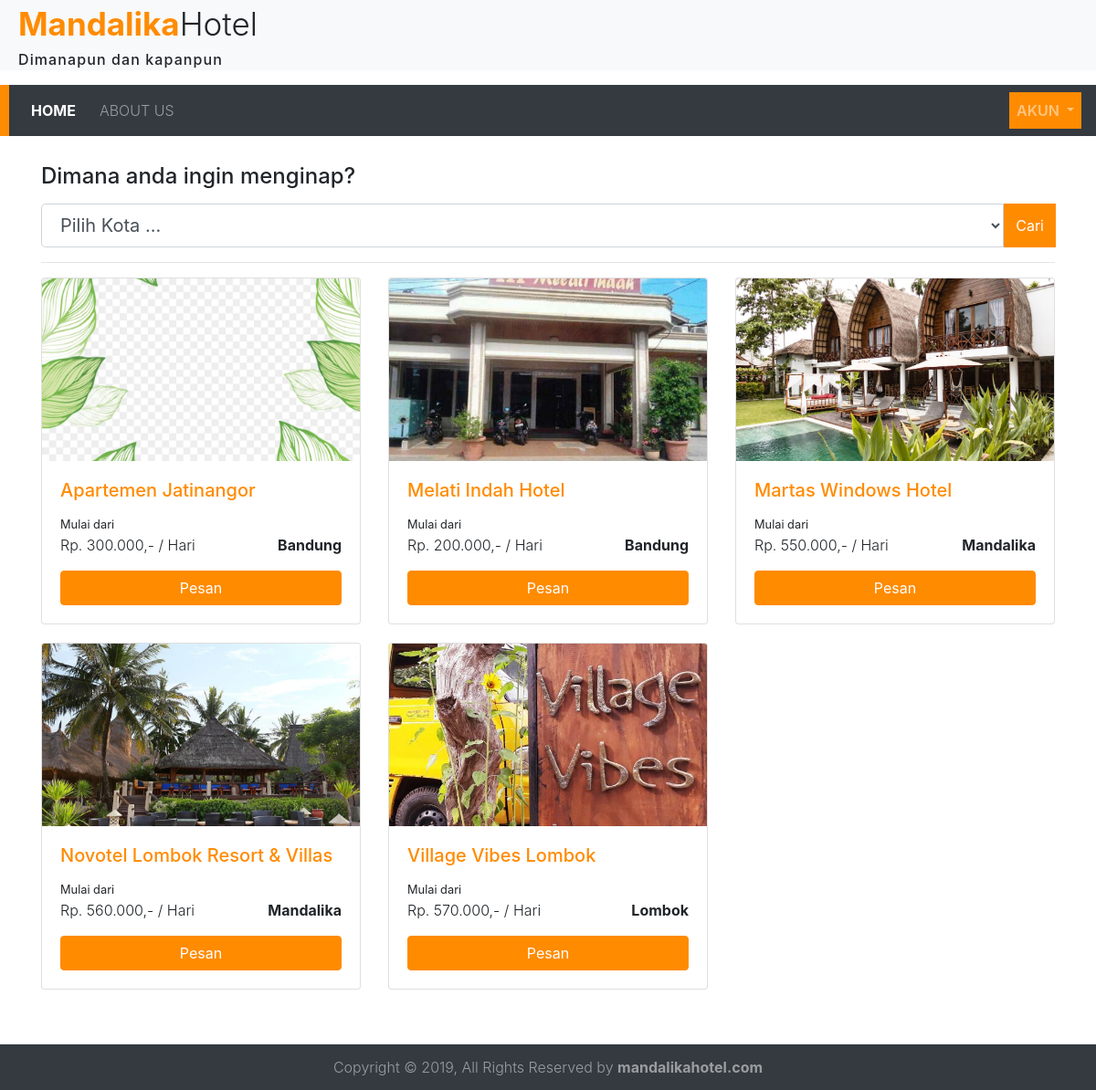
The page /index.php/order/apartements on the database its author committed.
### tables this page shows
CREATE TABLE `apartemen` (
  `id_apartemen` int(11) NOT NULL,
  `nama_apartemen` varchar(200) NOT NULL,
  `id_kota` int(11) NOT NULL,
  `harga` double NOT NULL,
  `harga_bulan` double NOT NULL,
  `harga_tahun` double NOT NULL,
  `foto` tinytext NOT NULL
);

CREATE TABLE `kota` (
  `id_kota` int(11) NOT NULL,
  `nama_kota` varchar(200) NOT NULL
);

### application/controllers/Order.php (called while the page is built, shortened)
<?php
class Order extends CI_Controller {
	public function apartements()
	{
		if(isset($_GET['id_kota'])){
			$data['list'] = $this->m_general->gDataJW('apartemen','kota','id_kota',array('apartemen.id_kota'=>$_GET['id_kota']))->result();
		}else{
			$data['list'] = $this->m_general->gDataJ('apartemen','kota','id_kota')->result();
		}
		$data['kota'] = $this->m_general->gDataA('kota')->result();
		$this->load->view('src/header',$data);
		$this->load->view('apartements',$data);
		$this->load->view('src/footer');
	}
}

### index.php (called while the page is built, shortened)
<?php
require_once BASEPATH.'core/CodeIgniter.php';

### application/models/M_general.php (called while the page is built, shortened)
<?php
class M_General extends CI_Model{
	public function gDataJ($table,$ref,$column){
		$this->db->join($ref,''.$ref.'.'.$column.'='.$table.'.'.$column.'');
		$query = $this->db->get($table);
        return $query;
	}
}

### application/helpers/tanggalindo_helper.php (called while the page is built, shortened)
<?php  if ( ! defined('BASEPATH')) exit('No direct script access allowed');
if( ! function_exists('rupiah')){
    function rupiah($angka)
    {
     $jadi="Rp. ".number_format($angka,0,',','.').",-";
     return $jadi;
 }
}

### application/views/apartements.php (the view, shortened to what this page needs)
<div class="container" style="margin-top: 30px;">
	<label for="validationDefaultUsername"><h4>Dimana anda ingin menginap?</h4></label>
	<form class="form-inline">
		<div class="input-group" style="width: 100%">
			<select name="id_kota" class="form-control form-control-lg">
				<option value="">Pilih Kota ...</option>
			</select>
			<div class="input-group-prepend">
				<button type="submit" class="btn btn-primary">Cari</button>
			</div>
		</form>
	</div>
	<hr>
	<div class="row">
		<?php
		$i=1;
		if(empty($list)){
			echo "<div class='col-md-12'><center><h2>Data tidak ditemukan</h2></center></div>";
		}else{
		foreach($list as $l){
			?>
			<div class="col-md-4" style="margin-bottom: 20px;">
				<div class="card">
					<div class="gambar">
						<img src="<?=base_url('assets/images/apartement')."/".$l->foto?>" class="card-img-top">
					</div>
					<div class="card-body">
						<h5 class="card-title text-purple"><?=$l->nama_apartemen?></h5>
						<p class="card-text"><small>Mulai dari</small><br><?=rupiah($l->harga)?> / Hari <span class="text-bold float-right"><?=$l->nama_kota?></span></p>
						<a href="<?=base_url('order/make/'.$l->id_apartemen)?>" class="btn btn-block btn-primary">Pesan</a>
					</div>
				</div>
			</div>
			<?php $i++; }
		} ?>
		</div>
	</div>

### application/views/src/header.php (shortened to what this page needs)
<?php
$id_user = $this->session->userdata('id_user');
$info = $this->m_general->info($id_user);
?>
<!doctype html>
<html lang="en">
<head>
  <link rel="stylesheet" href="<?=base_url('assets')?>/css/bootstrap.min.css">
  <link rel="stylesheet" href="<?=base_url('assets')?>/css/style.css">
</head>
<body>
  <div class="navbar-title">
   <span class="head1">Mandalika</span><span class="head2">Hotel</span>
   <p>Dimanapun dan <span class="underline">kapanpun</span></p>
 </div>
 <nav class="navbar navbar-expand-lg navbar-dark bg-dark">
  <div class="collapse navbar-collapse" id="navbarNavDropdown">
    <ul class="navbar-nav">
      <li class="nav-item active">
        <a class="nav-link" href="<?=base_url()?>">Home <span class="sr-only">(current)</span></a>
      </li>
      <li class="nav-item">
        <a class="nav-link" href="<?=base_url('about_us')?>">About Us</a>
      </li>
    </ul>
    <ul class="navbar-nav ml-auto">
      <li class="nav-item dropdown">
        <a class="account nav-link dropdown-toggle" href="#" id="navbarDropdownMenuLink" role="button" data-toggle="dropdown" aria-haspopup="true" aria-expanded="false">
          <?php if(isset($id_user)){ echo $info->nama; }else{ echo "AKUN"; } ?>
        </a>
      </li>
    </ul>
  </div>
</nav>
<div style="min-height: 520px">

### application/views/src/footer.php (shortened to what this page needs)
 <footer class="footer">
 	<span>Copyright &copy; 2019, All Rights Reserved by <b>mandalikahotel.com</b></span>
 </footer>
</body>
</html>

### assets/css/style.css (style rules this page uses)
html,body { font-weight: 300; }
.navbar { border-left: solid 10px #ff8b00; }
.navbar-nav { flex-direction: row; }
.nav-link { padding-right: .5rem !important; padding-left: .5rem !important; }
.text-purple { color: #ff8b00; }
.text-bold { font-weight: 700; }
.navbar-title { padding: 0px 20px; background: #F8F9FA; }
.navbar-title .head1 { font-size: 35px; color: #ff8b00; font-weight: 700; }
.navbar-title .head2 { font-size: 35px; font-weight: 300; }
.navbar-title p { font-weight: 500; letter-spacing: 1.1px; }
.navbar-nav .nav-item.active { font-weight: 700; margin-right: 10px; }
.navbar-nav li a { text-transform: uppercase; }
.nav-item .account { background-color: #ff8b00; font-weight: 600; color: #fff; }
.footer { margin-top: 40px; text-align: center; width: 100%; height: 50px; line-height: 50px; background-color: #343A40; }
.footer span { color: rgba(255,255,255,.5); }
.footer b { font-weight: 700; }
.btn-primary { background-color: #ff8b00; border-color: #ff8b00; }
.card .gambar { width: 100%; height: 200px; }
.card img { width: 100%; height: 100%; object-fit: cover; }

### rows shown on the page
apartemen: foto (picture), nama_apartemen "Apartemen Jatinangor", harga "Rp. 300.000,-", id_kota.nama_kota "Bandung"
apartemen: foto (picture), nama_apartemen "Melati Indah Hotel", harga "Rp. 200.000,-", id_kota.nama_kota "Bandung"
apartemen: foto (picture), nama_apartemen "Martas Windows Hotel", harga "Rp. 550.000,-", id_kota.nama_kota "Mandalika"
apartemen: foto (picture), nama_apartemen "Novotel Lombok Resort & Villas", harga "Rp. 560.000,-", id_kota.nama_kota "Mandalika"
apartemen: foto (picture), nama_apartemen "Village Vibes Lombok", harga "Rp. 570.000,-", id_kota.nama_kota "Lombok"
